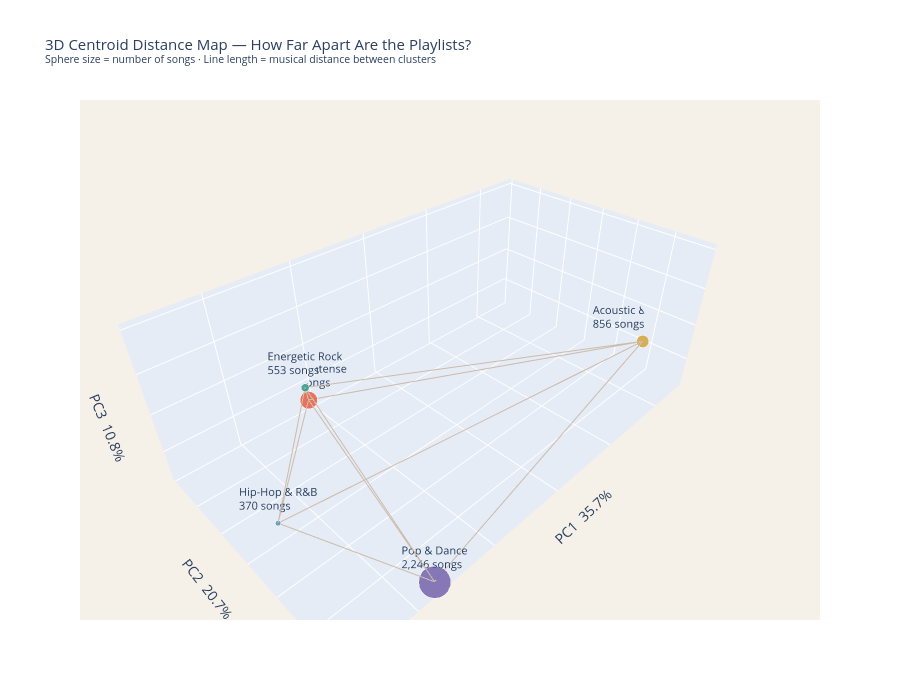

This figure's notebook cell:
### Markdown cell above
### 3D Centroid Distance Map
Shows just the 5 cluster centroids in 3D PCA space. Sphere size = number of songs. Lines connect every pair of clusters — their length shows how **musically distant** each playlist is from the others.

### Code cell
from itertools import combinations

# Project centroids into 3D PCA space
centroids_3d = pca3.transform(km.cluster_centers_)
counts_k = pd.Series(labels).value_counts().sort_index()

fig_cent = go.Figure()

# Lines between all centroid pairs
for i, j in combinations(range(K), 2):
    dist = np.linalg.norm(centroids_3d[i] - centroids_3d[j])
    fig_cent.add_trace(go.Scatter3d(
        x=[centroids_3d[i,0], centroids_3d[j,0]],
        y=[centroids_3d[i,1], centroids_3d[j,1]],
        z=[centroids_3d[i,2], centroids_3d[j,2]],
        mode="lines",
        line=dict(color="#ccbbaa", width=2),
        hovertemplate=f"{NAMES[i]} ↔ {NAMES[j]}<br>Distance: {dist:.2f}<extra></extra>",
        showlegend=False
    ))

# Centroid spheres
fig_cent.add_trace(go.Scatter3d(
    x=centroids_3d[:, 0], y=centroids_3d[:, 1], z=centroids_3d[:, 2],
    mode="markers+text",
    text=[f"{NAMES[i]}<br>{counts_k[i]:,} songs" for i in range(K)],
    textposition="top center",
    textfont=dict(size=11),
    hovertemplate="%{text}<extra></extra>",
    marker=dict(
        size=[counts_k[i] / 60 for i in range(K)],
        color=COLORS,
        opacity=0.9,
        line=dict(color="white", width=1)
    ),
    showlegend=False
))

fig_cent.update_layout(
    title=dict(
        text="3D Centroid Distance Map — How Far Apart Are the Playlists?<br>"
             "<sup>Sphere size = number of songs · Line length = musical distance between clusters</sup>",
        font=dict(size=15)
    ),
    scene=dict(
        xaxis=dict(title=f"PC1  {v1:.1f}%", showticklabels=False),
        yaxis=dict(title=f"PC2  {v2:.1f}%", showticklabels=False),
        zaxis=dict(title=f"PC3  {v3:.1f}%", showticklabels=False),
        bgcolor="rgb(245, 240, 232)"
    ),
    height=700,
    paper_bgcolor="white"
)
fig_cent.show()

# Print distance matrix
print("Pairwise centroid distances (original 9D space):\n")
print(f"{'':22}", end="")
for i in range(K): print(f"{NAMES[i][:12]:>14}", end="")
print()
for i in range(K):
    print(f"{NAMES[i][:22]:22}", end="")
    for j in range(K):
        d = np.linalg.norm(km.cluster_centers_[i] - km.cluster_centers_[j])
        print(f"{'—':>14}" if i==j else f"{d:>14.2f}", end="")
    print()
print("\n✅ 3D Centroid Distance Map done")

### Figure 1 — Plotly figure (JSON) as saved in the notebook; plotly's stock layout.template omitted (floating-point values rounded to 4 significant figures)
{"data": [{"hovertemplate": "Hard & Intense ↔ Energetic Rock<br>Distance: 2.70<extra></extra>", "line": {"color": "#ccbbaa", "width": 2}, "mode": "lines", "showlegend": false, "type": "scatter3d", "x": [0.09557, 1.107], "y": [-1.946, -0.1352], "z": [-0.2307, 1.505]}, {"hovertemplate": "Hard & Intense ↔ Pop & Dance<br>Distance: 2.92<extra></extra>", "line": {"color": "#ccbbaa", "width": 2}, "mode": "lines", "showlegend": false, "type": "scatter3d", "x": [0.09557, 0.7215], "y": [-1.946, 0.9077], "z": [-0.2307, -0.3542]}, {"hovertemplate": "Hard & Intense ↔ Acoustic & Ambient<br>Distance: 4.29<extra></extra>", "line": {"color": "#ccbbaa", "width": 2}, "mode": "lines", "showlegend": false, "type": "scatter3d", "x": [0.09557, -3.453], "y": [-1.946, 0.4483], "z": [-0.2307, 0.081]}, {"hovertemplate": "Hard & Intense ↔ Hip-Hop & R&B<br>Distance: 2.60<extra></extra>", "line": {"color": "#ccbbaa", "width": 2}, "mode": "lines", "showlegend": false, "type": "scatter3d", "x": [0.09557, 1.643], "y": [-1.946, 0.01989], "z": [-0.2307, 0.4683]}, {"hovertemplate": "Energetic Rock ↔ Pop & Dance<br>Distance: 2.17<extra></extra>", "line": {"color": "#ccbbaa", "width": 2}, "mode": "lines", "showlegend": false, "type": "scatter3d", "x": [1.107, 0.7215], "y": [-0.1352, 0.9077], "z": [1.505, -0.3542]}, {"hovertemplate": "Energetic Rock ↔ Acoustic & Ambient<br>Distance: 4.81<extra></extra>", "line": {"color": "#ccbbaa", "width": 2}, "mode": "lines", "showlegend": false, "type": "scatter3d", "x": [1.107, -3.453], "y": [-0.1352, 0.4483], "z": [1.505, 0.081]}, {"hovertemplate": "Energetic Rock ↔ Hip-Hop & R&B<br>Distance: 1.18<extra></extra>", "line": {"color": "#ccbbaa", "width": 2}, "mode": "lines", "showlegend": false, "type": "scatter3d", "x": [1.107, 1.643], "y": [-0.1352, 0.01989], "z": [1.505, 0.4683]}, {"hovertemplate": "Pop & Dance ↔ Acoustic & Ambient<br>Distance: 4.22<extra></extra>", "line": {"color": "#ccbbaa", "width": 2}, "mode": "lines", "showlegend": false, "type": "scatter3d", "x": [0.7215, -3.453], "y": [0.9077, 0.4483], "z": [-0.3542, 0.081]}, {"hovertemplate": "Pop & Dance ↔ Hip-Hop & R&B<br>Distance: 1.52<extra></extra>", "line": {"color": "#ccbbaa", "width": 2}, "mode": "lines", "showlegend": false, "type": "scatter3d", "x": [0.7215, 1.643], "y": [0.9077, 0.01989], "z": [-0.3542, 0.4683]}, {"hovertemplate": "Acoustic & Ambient ↔ Hip-Hop & R&B<br>Distance: 5.13<extra></extra>", "line": {"color": "#ccbbaa", "width": 2}, "mode": "lines", "showlegend": false, "type": "scatter3d", "x": [-3.453, 1.643], "y": [0.4483, 0.01989], "z": [0.081, 0.4683]}, {"hovertemplate": "%{text}<extra></extra>", "marker": {"color": ["#E8644A", "#3D9E8C", "#7B6BB0", "#D4A843", "#5A9BB0"], "line": {"color": "white", "width": 1}, "opacity": 0.9, "size": [20.17, 9.217, 37.43, 14.27, 6.167]}, "mode": "markers+text", "showlegend": false, "text": ["Hard & Intense<br>1,210 songs", "Energetic Rock<br>553 songs", "Pop & Dance<br>2,246 songs", "Acoustic & Ambient<br>856 songs", "Hip-Hop & R&B<br>370 songs"], "textfont": {"size": 11}, "textposition": "top center", "type": "scatter3d", "x": [0.09557, 1.107, 0.7215, -3.453, 1.643], "y": [-1.946, -0.1352, 0.9077, 0.4483, 0.01989], "z": [-0.2307, 1.505, -0.3542, 0.081, 0.4683]}], "layout": {"height": 700, "paper_bgcolor": "white", "scene": {"bgcolor": "rgb(245, 240, 232)", "xaxis": {"showticklabels": false, "title": {"text": "PC1  35.7%"}}, "yaxis": {"showticklabels": false, "title": {"text": "PC2  20.7%"}}, "zaxis": {"showticklabels": false, "title": {"text": "PC3  10.8%"}}}, "title": {"font": {"size": 15}, "text": "3D Centroid Distance Map — How Far Apart Are the Playlists?<br><sup>Sphere size = number of songs · Line length = musical distance between clusters</sup>"}}}
